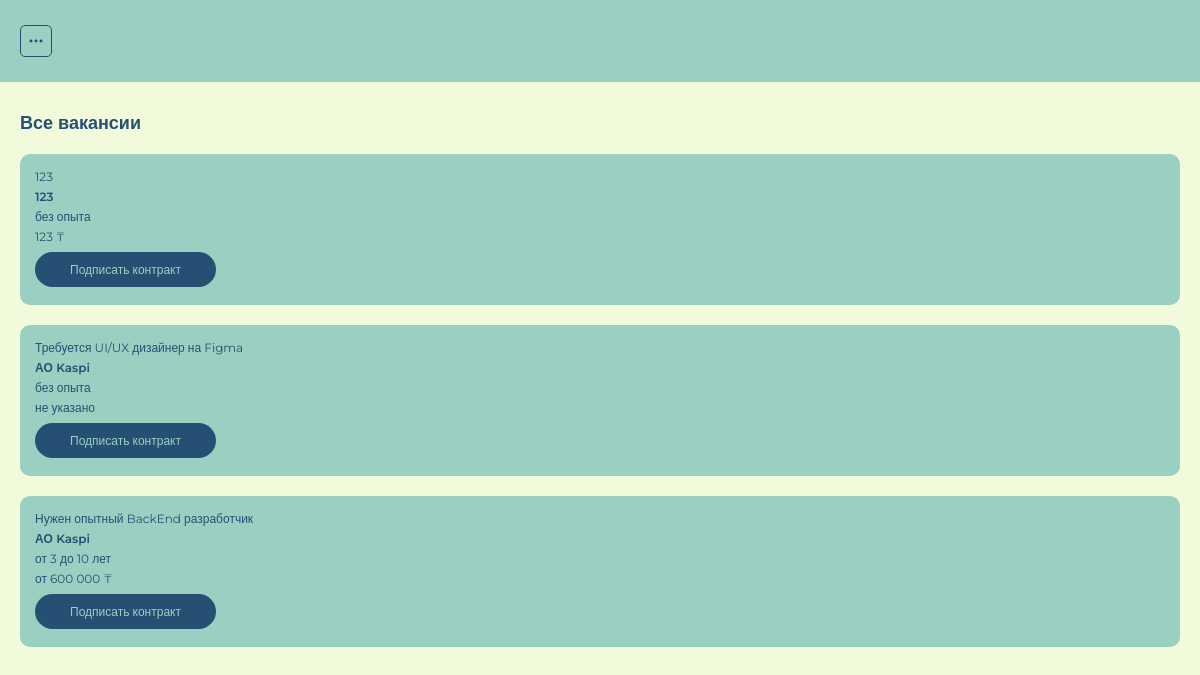
The app's page /jobs/ (signed in) with its own data.
### it_app/models.py (models this page shows, shortened)
class Job(models.Model):
    title = models.CharField("Название вакансии", max_length=255)
    category = models.ForeignKey(Category, on_delete=models.CASCADE, verbose_name="Выберите категорию")
    company = models.CharField("Название компании", max_length=200)
    experience = models.CharField("Опыт работы", max_length=255, default="без опыта")
    salary = models.CharField("Оклад", max_length=100)
    description = models.TextField("Описание вакансии")
    skills = models.CharField("Навыки", max_length=255)
    address = models.CharField("Адрес", max_length=100)
    phone = models.CharField("Телефон", max_length=14)
    email = models.CharField("E-mail", max_length=100)
    created_at = models.DateTimeField("Дата публикации", default=datetime.now)
    class Meta:
        verbose_name = "Вакансия"
        verbose_name_plural = "Вакансии"

### it_app/views.py (the view)
# urls.py: path('jobs/', views.jobs_page, name='jobs_page'),
def jobs_page(request):
    jobs = Job.objects.all().order_by('-created_at')
    context = {
        'jobs' : jobs
    }
    return render(request, "./jobs.html", context)

### it_app/templates/jobs.html (shortened to what this page needs)
{% extends 'base.html' %}
{% block content%}
{% if user.is_authenticated %}
<section class="jobs">
    <div class="container">
        <h2 class="title">Все вакансии</h2>
        <div class="jobs-list">
            {%for job in jobs %}
            <div class="job-card">
                <h3 class="job-card-title">{{ job.title }}</h3>
                <h3 class="job-card-company">{{ job.company}}</h3>
                <h3 class="job-card-title">{{ job.experience }}</h3>
                <h3 class="job-card-title">
                    {% if job.salary == "не указано" %}
                    {{ job.salary }}
                    {% else %}
                    {{ job.salary }} &#8376
                    {% endif %}
                </h3>
                <a href="{% url 'job_detail_page' pk=job.pk %}" class="dark-btn">Подписать контракт</a>
            </div>
            {% endfor %}
        </div>
    </div>
</section>
{% endblock %}

### it_app/static/css/style.css (style rules this page uses)
* { padding: 0; margin: 0; box-sizing: border-box; font-family: "Montserrat", sans-serif; }
:root { --light: #F1FADA; --secondary: #9AD0C2; --success: #2D9586; --dark: #265073; }
.container { margin: 0 20px; }
.categories, .jobs, .job-detail, .auth { padding: 30px 0; }
.title { font-size: 18px; font-weight: 700; color: var(--dark); }
.categories-list, .jobs-list { margin: 20px 0; }
.job-card { background-color: var(--secondary); padding: 15px; border-radius: 10px; margin-bottom: 20px; }
.job-card-title, .job-card-company { color: var(--dark); font-size: 12px; margin-bottom: 5px; }
.job-card-title { font-weight: 400; }
.job-card-company { font-weight: 600; }
.dark-btn, .btn-success { font-size: 12px; text-decoration: none; margin: 3px 0; display: inline-block; background-color: var(--dark); padding: 10px 35px; color: var(--secondary); border-radius: 30px; border: none; cursor: pointer; }

### records on screen
Job: title "123", company "123", experience "без опыта", salary "123"
Job: title "Требуется UI/UX дизайнер на Figma", company "АО Kaspi", experience "без опыта", salary "не указано"
Job: title "Нужен опытный BackEnd разработчик", company "АО Kaspi", experience "от 3 до 10 лет", salary "от 600 000"
